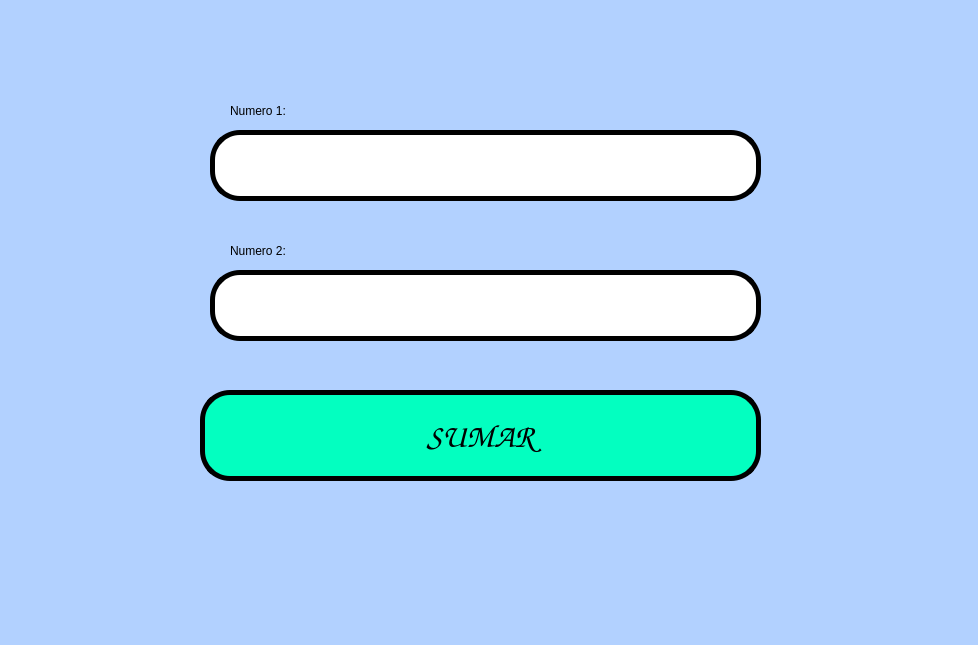
<?xml version="1.0" encoding="UTF-8"?>
<ui version="4.0">
 <class>MainWindow</class>
 <widget class="QMainWindow" name="MainWindow">
  <property name="geometry">
   <rect>
    <x>0</x>
    <y>0</y>
    <width>978</width>
    <height>645</height>
   </rect>
  </property>
  <property name="windowTitle">
   <string>MainWindow</string>
  </property>
  <property name="styleSheet">
   <string notr="true">background-color: rgb(178, 209, 255);</string>
  </property>
  <widget class="QWidget" name="centralwidget">
   <widget class="QPushButton" name="btn_Sumar">
    <property name="geometry">
     <rect>
      <x>200</x>
      <y>390</y>
      <width>561</width>
      <height>91</height>
     </rect>
    </property>
    <property name="palette">
     <palette>
      <active>
       <colorrole role="Button">
        <brush brushstyle="SolidPattern">
         <color alpha="255">
          <red>3</red>
          <green>255</green>
          <blue>192</blue>
         </color>
        </brush>
       </colorrole>
       <colorrole role="Base">
        <brush brushstyle="SolidPattern">
         <color alpha="255">
          <red>3</red>
          <green>255</green>
          <blue>192</blue>
         </color>
        </brush>
       </colorrole>
       <colorrole role="Window">
        <brush brushstyle="SolidPattern">
         <color alpha="255">
          <red>3</red>
          <green>255</green>
          <blue>192</blue>
         </color>
        </brush>
       </colorrole>
      </active>
      <inactive>
       <colorrole role="Button">
        <brush brushstyle="SolidPattern">
         <color alpha="255">
          <red>3</red>
          <green>255</green>
          <blue>192</blue>
         </color>
        </brush>
       </colorrole>
       <colorrole role="Base">
        <brush brushstyle="SolidPattern">
         <color alpha="255">
          <red>3</red>
          <green>255</green>
          <blue>192</blue>
         </color>
        </brush>
       </colorrole>
       <colorrole role="Window">
        <brush brushstyle="SolidPattern">
         <color alpha="255">
          <red>3</red>
          <green>255</green>
          <blue>192</blue>
         </color>
        </brush>
       </colorrole>
      </inactive>
      <disabled>
       <colorrole role="Button">
        <brush brushstyle="SolidPattern">
         <color alpha="255">
          <red>3</red>
          <green>255</green>
          <blue>192</blue>
         </color>
        </brush>
       </colorrole>
       <colorrole role="Base">
        <brush brushstyle="SolidPattern">
         <color alpha="255">
          <red>3</red>
          <green>255</green>
          <blue>192</blue>
         </color>
        </brush>
       </colorrole>
       <colorrole role="Window">
        <brush brushstyle="SolidPattern">
         <color alpha="255">
          <red>3</red>
          <green>255</green>
          <blue>192</blue>
         </color>
        </brush>
       </colorrole>
      </disabled>
     </palette>
    </property>
    <property name="font">
     <font>
      <family>Comic Sans MS</family>
      <pointsize>25</pointsize>
      <weight>9</weight>
      <italic>false</italic>
      <bold>false</bold>
     </font>
    </property>
    <property name="whatsThis">
     <string>&lt;html&gt;&lt;head/&gt;&lt;body&gt;&lt;p&gt;&lt;span style=&quot; color:#ff5500;&quot;&gt;aserfg&lt;/span&gt;&lt;/p&gt;&lt;/body&gt;&lt;/html&gt;</string>
    </property>
    <property name="styleSheet">
     <string notr="true">background-color: rgb(3, 255, 192);
border: 5px solid black;
border-radius: 30px;
font: 75 25pt &quot;Comic Sans MS&quot;;</string>
    </property>
    <property name="text">
     <string>SUMAR</string>
    </property>
   </widget>
   <widget class="QLabel" name="label">
    <property name="geometry">
     <rect>
      <x>230</x>
      <y>90</y>
      <width>271</width>
      <height>41</height>
     </rect>
    </property>
    <property name="styleSheet">
     <string notr="true">font: 75 18pt &quot;Comic Sans MS&quot;;</string>
    </property>
    <property name="text">
     <string>Numero 1:</string>
    </property>
   </widget>
   <widget class="QLineEdit" name="txt_A">
    <property name="geometry">
     <rect>
      <x>210</x>
      <y>130</y>
      <width>551</width>
      <height>71</height>
     </rect>
    </property>
    <property name="font">
     <font>
      <family>Comic Sans MS</family>
      <pointsize>22</pointsize>
      <weight>50</weight>
      <bold>false</bold>
     </font>
    </property>
    <property name="styleSheet">
     <string notr="true">background-color: rgb(255, 255, 255);
border: 5px solid black;
border-radius: 30px;</string>
    </property>
    <property name="text">
     <string/>
    </property>
   </widget>
   <widget class="QLabel" name="label_2">
    <property name="geometry">
     <rect>
      <x>230</x>
      <y>230</y>
      <width>271</width>
      <height>41</height>
     </rect>
    </property>
    <property name="styleSheet">
     <string notr="true">font: 75 18pt &quot;Comic Sans MS&quot;;</string>
    </property>
    <property name="text">
     <string>Numero 2:</string>
    </property>
   </widget>
   <widget class="QLineEdit" name="txt_B">
    <property name="geometry">
     <rect>
      <x>210</x>
      <y>270</y>
      <width>551</width>
      <height>71</height>
     </rect>
    </property>
    <property name="font">
     <font>
      <family>Comic Sans MS</family>
      <pointsize>22</pointsize>
      <weight>50</weight>
      <bold>false</bold>
     </font>
    </property>
    <property name="styleSheet">
     <string notr="true">background-color: rgb(255, 255, 255);
border: 5px solid black;
border-radius: 30px;</string>
    </property>
    <property name="text">
     <string/>
    </property>
   </widget>
  </widget>
  <widget class="QMenuBar" name="menubar">
   <property name="geometry">
    <rect>
     <x>0</x>
     <y>0</y>
     <width>978</width>
     <height>21</height>
    </rect>
   </property>
  </widget>
  <widget class="QStatusBar" name="statusbar"/>
 </widget>
 <resources/>
 <connections/>
</ui>
